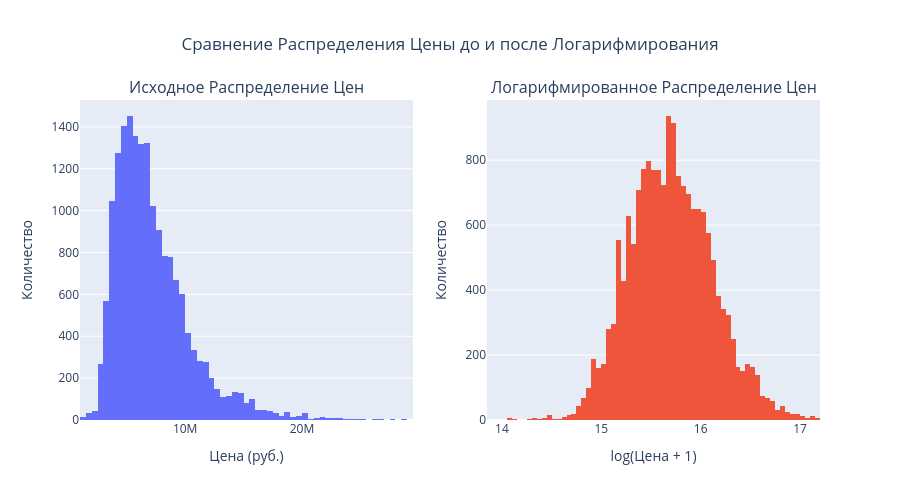

Source (notebook cell):
### Markdown cell above
## Анализ распределения цен


**Выводы:**
- Распределение цен **сильно смещено вправо** (положительная асимметрия), что характерно для ценовых данных недвижимости
- Это означает, что **подавляющее большинство квартир** находится в более низком и среднем ценовом сегменте
- Существует **"длинный хвост"** из очень дорогих, элитных объектов, которые являются скорее исключением
- Box plot показывает наличие **значительных выбросов** в верхней части распределения
- **Медиана заметно меньше среднего**, что подтверждает правостороннюю асимметрию

### Code cell
# Создание двух гистограмм для сравнения
fig = make_subplots(rows=1, cols=2, subplot_titles=('Исходное Распределение Цен', 'Логарифмированное Распределение Цен'))

# Исходное распределение
fig.add_trace(go.Histogram(x=df['Цена'], nbinsx=100, name='Цена'), row=1, col=1)

# Логарифмированное распределение
fig.add_trace(go.Histogram(x=df['Цена_log'], nbinsx=100, name='log(Цена + 1)'), row=1, col=2)

fig.update_layout(
    title_text='Сравнение Распределения Цены до и после Логарифмирования',
    title_x=0.5,
    showlegend=False,
    height=500
)
fig.update_xaxes(title_text='Цена (руб.)', row=1, col=1)
fig.update_xaxes(title_text='log(Цена + 1)', row=1, col=2)
fig.update_yaxes(title_text='Количество', row=1, col=1)
fig.update_yaxes(title_text='Количество', row=1, col=2)

fig.show()

### Figure 1 — Plotly figure (JSON) as saved in the notebook; plotly's stock layout.template omitted (floating-point values rounded to 4 significant figures; data arrays with more than 128 entries replaced by an {"elided": "..."} marker saying what was removed)
{"data": [{"name": "Цена", "nbinsx": 100, "type": "histogram", "x": {"elided": "17574 int values"}, "xaxis": "x", "yaxis": "y"}, {"name": "log(Цена + 1)", "nbinsx": 100, "type": "histogram", "x": {"elided": "17574 float values"}, "xaxis": "x2", "yaxis": "y2"}], "layout": {"annotations": [{"font": {"size": 16}, "showarrow": false, "text": "Исходное Распределение Цен", "x": 0.225, "xanchor": "center", "xref": "paper", "y": 1, "yanchor": "bottom", "yref": "paper"}, {"font": {"size": 16}, "showarrow": false, "text": "Логарифмированное Распределение Цен", "x": 0.775, "xanchor": "center", "xref": "paper", "y": 1, "yanchor": "bottom", "yref": "paper"}], "height": 500, "showlegend": false, "title": {"text": "Сравнение Распределения Цены до и после Логарифмирования", "x": 0.5}, "xaxis": {"anchor": "y", "domain": [0, 0.45], "title": {"text": "Цена (руб.)"}}, "xaxis2": {"anchor": "y2", "domain": [0.55, 1], "title": {"text": "log(Цена + 1)"}}, "yaxis": {"anchor": "x", "domain": [0, 1], "title": {"text": "Количество"}}, "yaxis2": {"anchor": "x2", "domain": [0, 1], "title": {"text": "Количество"}}}}
